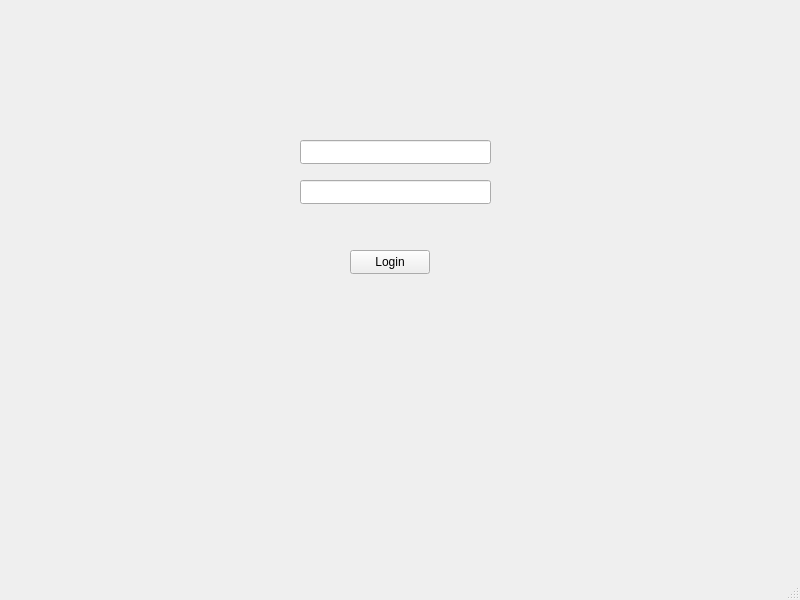
<?xml version="1.0" encoding="UTF-8"?>
<ui version="4.0">
 <class>LoginWindow</class>
 <widget class="QMainWindow" name="LoginWindow">
  <property name="geometry">
   <rect>
    <x>0</x>
    <y>0</y>
    <width>800</width>
    <height>600</height>
   </rect>
  </property>
  <property name="windowTitle">
   <string>LoginWindow</string>
  </property>
  <widget class="QWidget" name="centralwidget">
   <widget class="QPushButton" name="login">
    <property name="geometry">
     <rect>
      <x>350</x>
      <y>250</y>
      <width>80</width>
      <height>24</height>
     </rect>
    </property>
    <property name="text">
     <string>Login</string>
    </property>
   </widget>
   <widget class="QLineEdit" name="login_in">
    <property name="geometry">
     <rect>
      <x>300</x>
      <y>140</y>
      <width>191</width>
      <height>24</height>
     </rect>
    </property>
   </widget>
   <widget class="QLineEdit" name="pass_in">
    <property name="geometry">
     <rect>
      <x>300</x>
      <y>180</y>
      <width>191</width>
      <height>24</height>
     </rect>
    </property>
   </widget>
  </widget>
  <widget class="QMenuBar" name="menubar">
   <property name="geometry">
    <rect>
     <x>0</x>
     <y>0</y>
     <width>800</width>
     <height>21</height>
    </rect>
   </property>
  </widget>
  <widget class="QStatusBar" name="statusbar"/>
 </widget>
 <resources/>
 <connections/>
</ui>
